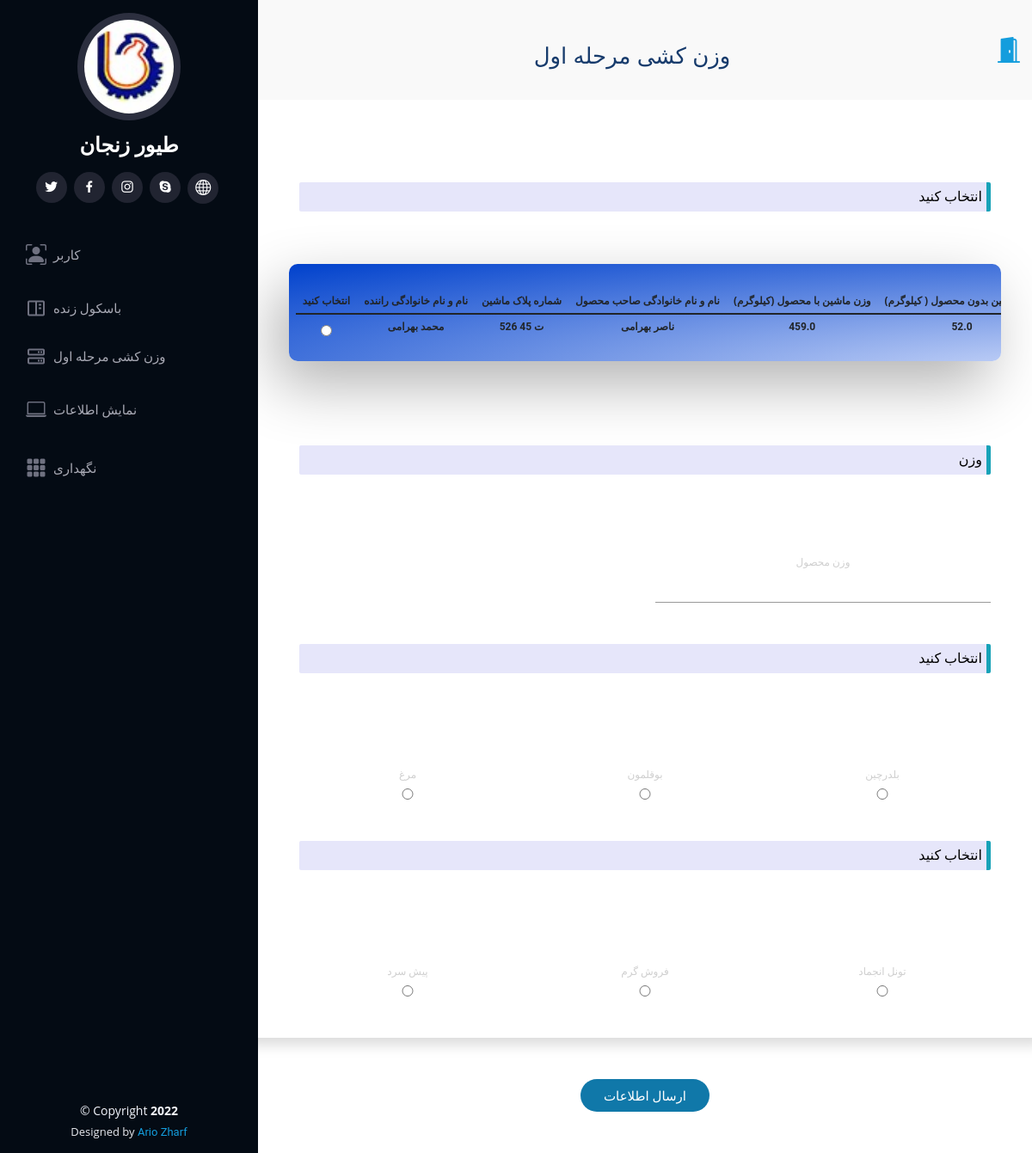
Before: /first/WeightLifting/form/ (signed in) with the older database file.
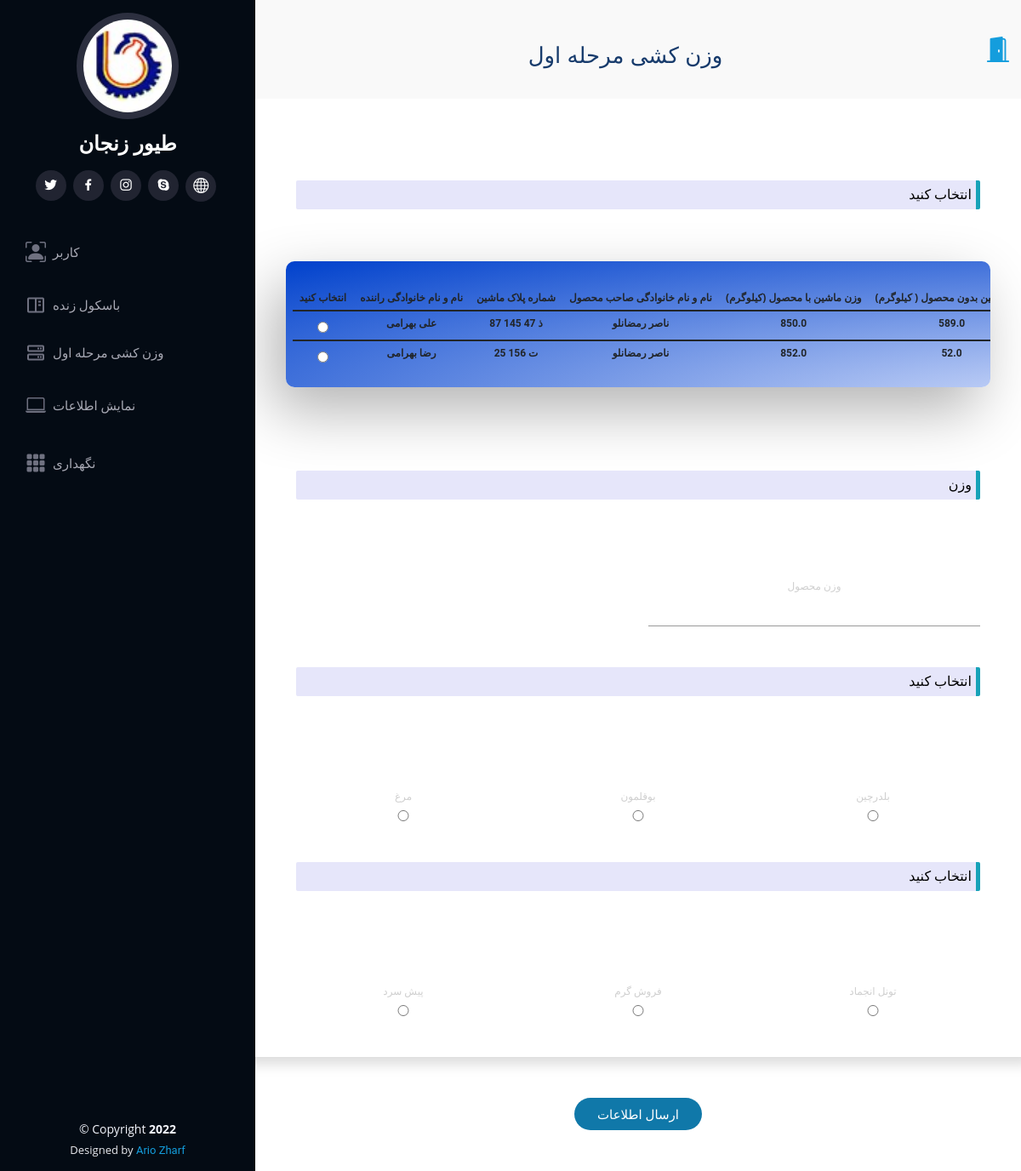
After: the same page with the newer database file.
### WareHouseApp/models.py (models this page shows, shortened)
class LiveWeighbridge(models.Model):
    live_weighbridge_id = models.CharField(default=str(uuid1().int), max_length=250, primary_key=True)
    final_weight = models.FloatField(null=True)
    car_weight = models.FloatField(null=True)
    car_empty = models.BooleanField(default=False)
    weighting_date = models.FloatField(default=time.time(), null=True)
    type_of_lwb = (('O', "Order"),
                  ('W', "Weighting"),
                  ('R', "Reject"))
    lwb_category = models.CharField(max_length=1, choices=type_of_lwb, default='O')
    type_of_gender = (('C', "chicken"),
                      ('T', "turkey"),
                      ('Q', "quail"))
    product_category = models.CharField(max_length=1, choices=type_of_gender)
    slaughter_status = models.BooleanField(default=False)
    finish = models.BooleanField(default=False)
    avicultureـcity = models.CharField(max_length=25, default='-')
    avicultureـname = models.CharField(max_length=25, default='-')
    slaughter_start_date = models.FloatField(null=True)
    slaughter_finish_date = models.FloatField(null=True)
    buy_price = models.IntegerField(null=True)
    order_weight = models.FloatField(default=0.0, null=True)
    cage_num = models.IntegerField(default=1, null=True)
    product_num_in_cage = models.IntegerField(default=1, null=True)
    losses_num = models.IntegerField(default=0, null=True)
    losses_weight = models.FloatField(default=0.0, null=True)
    victim_num = models.IntegerField(default=0, null=True)
    victim_weight = models.FloatField(default=0.0, null=True)
    Live_Weighbridge_Manager = models.ForeignKey(LiveWeighbridgeManager, on_delete=models.PROTECT, null=True)
    driver = models.ForeignKey(Driver, on_delete=models.PROTECT, null=True)
    car = models.ForeignKey(Car, on_delete=models.PROTECT, null=True)
    product_owner = models.ForeignKey(ProductOwner, on_delete=models.PROTECT, null=True)

class Driver(models.Model):
    name = models.CharField(max_length=25)
    last_name = models.CharField(max_length=25)
    phone_number = models.CharField(max_length=12)
    driver_id = models.CharField(default=str(uuid1().int), max_length=250, primary_key=True)
    car = models.ForeignKey(Car, on_delete=models.CASCADE, null=True)

class Car(models.Model):
    car_number = models.CharField(max_length=20)
    car_number1 = models.IntegerField(default=11)
    car_number2 = models.CharField(max_length=1, default='ع')
    car_number3 = models.IntegerField(default=111)
    car_number4 = models.IntegerField(default=87)
    live_product = models.BooleanField(default=True)
    car_type = models.CharField(max_length=25, default='-')
    car_id = models.CharField(default=str(uuid1().int), max_length=250, primary_key=True)
    product_owner = models.ForeignKey(ProductOwner, models.PROTECT, null=True)

class ProductOwner(models.Model):
    name = models.CharField(max_length=25)
    last_name = models.CharField(max_length=25)
    product_owner_id = models.CharField(default=str(uuid1().int), max_length=300, primary_key=True)

### WareHouseApp/views.py (the view)
# urls.py: re_path(r'^first/WeightLifting/form/$', views.first_weightlifting_form, name='First_WeightLifting_Form'),
def first_weightlifting_form(requests):
    if requests.user.is_authenticated:
        first_weightlifting_user_list = models.WeightLiftingManager.objects.all().filter(username=requests.user.username)
        ceo_user_list = models.CEO.objects.all().filter(username=requests.user.username)
        if len(ceo_user_list) > 0 or len(first_weightlifting_user_list) > 0 or requests.user.is_superuser:
            first_weight_temp = loader.get_template('WareHouseApp/first_weightlifting_form.html')
            context = {
                'lwb_list': models.LiveWeighbridge.objects.all().filter(slaughter_status=True),
                'request': requests
            }
            return HttpResponse(first_weight_temp.render(context))
        else:
            return HttpResponseRedirect(reverse('Error', args=["you don't have access to this page"]))
    else:
        return HttpResponseRedirect(reverse('Error', args=["you don't have access to this page"]))

### WareHouseApp/templates/WareHouseApp/first_weightlifting_form.html (shortened to what the changed rows need)
{% extends 'WareHouseApp/main.html' %}
 {% load static %}
 {% block title%}
 <h2>وزن کشی مرحله اول</h2>
 {% endblock %}
{% block content %}
<form action="{% url 'First_WeightLifting' %}" method="post">
    <div class=" cont">
         <div class="row form sign-in shadow p-5 mb-5 bg-white rounded d-flex align-items-stretch">
              <div class="fresh-table full-color-blue badge filter badge-blue" style="    overflow: scroll;">
                      <table id="fresh-table" class="table">
                        <thead>
                          <th>انتخاب کنید</th>
                          <th>نام و نام خانوادگی راننده</th>
                          <th>شماره پلاک ماشین</th>
                          <th>نام و نام خانوادگی صاحب محصول</th>
                          <th>وزن ماشین با محصول (کیلوگرم)</th>
                          <th>وزن ماشین بدون محصول ( کیلوگرم)</th>
                        </thead>
                        {% for lwb in lwb_list %}
                        <label for="{{ lwb.live_weighbridge_id}}">
                            <tbody>
                              <tr>
                                <td style="border-bottom:0px;" >
                                    <div class="checkbox">
                                         <label style="margin:0px;"><input type="radio" name="lwb_id" value="{{ lwb.live_weighbridge_id}}" id="{{ lwb.live_weighbridge_id}}"></label>
                                    </div>
                                </td>
                                <td style="border-bottom:0px;" >{{ lwb.driver.name }} {{ lwb.driver.last_name }}</td>
                                <td style="border-bottom:0px;" >{{ lwb.driver.car.car_number }}</td>
                                <td style="border-bottom:0px;" >{{ lwb.driver.car.product_owner.name }} {{ lwb.driver.car.product_owner.last_name }}</td>
                                <td style="border-bottom:0px;" >{{ lwb.final_weight }}</td>
                                <td style="border-bottom:0px;" >{{ lwb.car_weight }}</td>
                              </tr>
                            </tbody>
                        </label>
                          {% endfor %}
                      </table>
             </div>
            </div>
        </div>
</form>
{% endblock %}

Changed rows visible on the page:
removed LiveWeighbridge: driver.name "محمد", driver.last_name "بهرامی", driver.car.car_number "526 ت 45", driver.car.product_owner.name "ناصر", driver.car.product_owner.last_name "بهرامی", final_weight "459.0", car_weight "52.0"
added LiveWeighbridge: driver.name "علی", driver.last_name "بهرامی", driver.car.car_number "87 145 ذ 47", driver.car.product_owner.name "ناصر", driver.car.product_owner.last_name "رمضانلو", final_weight "850.0", car_weight "589.0"
added LiveWeighbridge: driver.name "رضا", driver.last_name "بهرامی", driver.car.car_number "25 ت 156", driver.car.product_owner.name "ناصر", driver.car.product_owner.last_name "رمضانلو", final_weight "852.0", car_weight "52.0"
